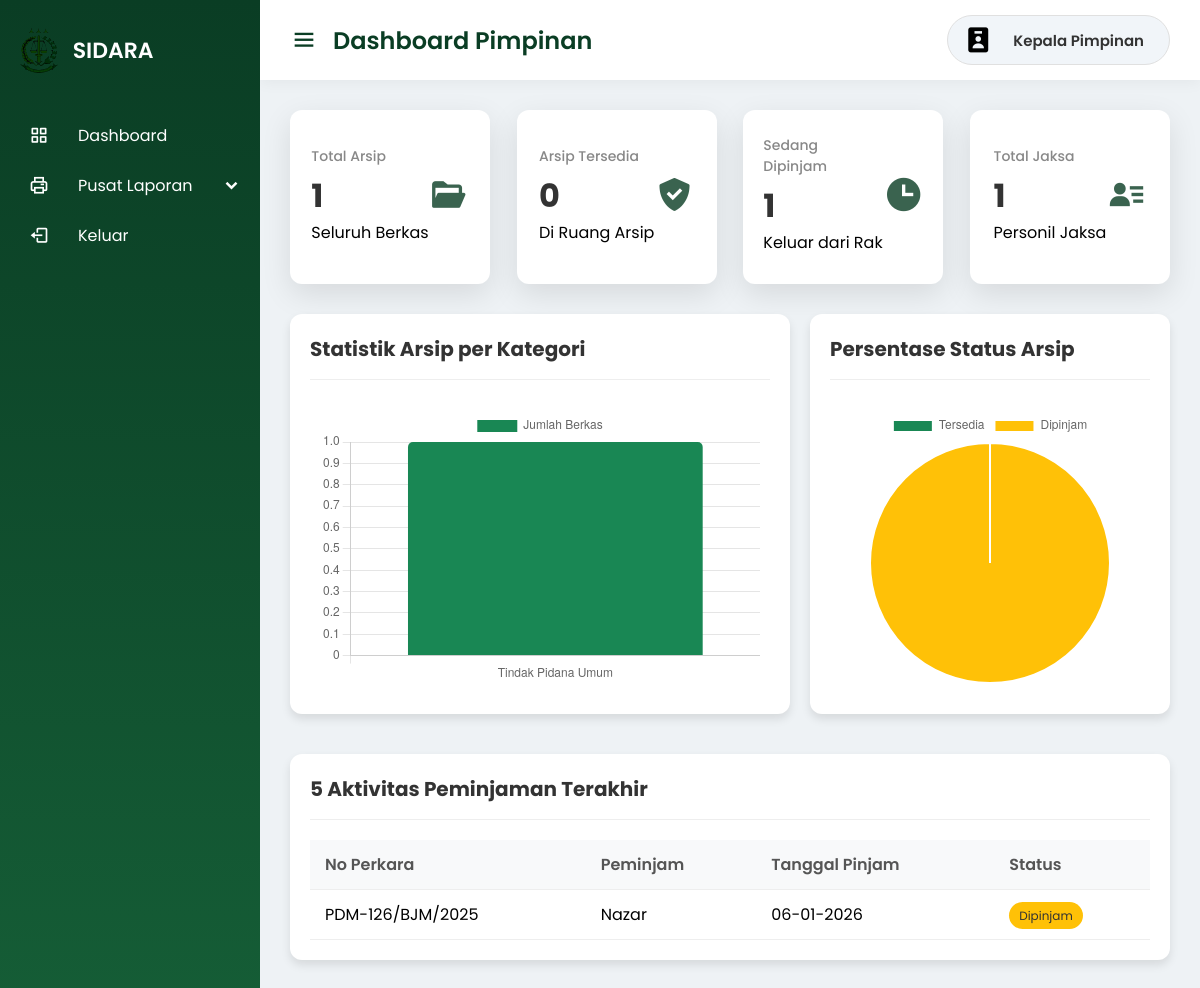
The app's page /SIDARA/pimpinan/dashboard.php (signed in), older data.
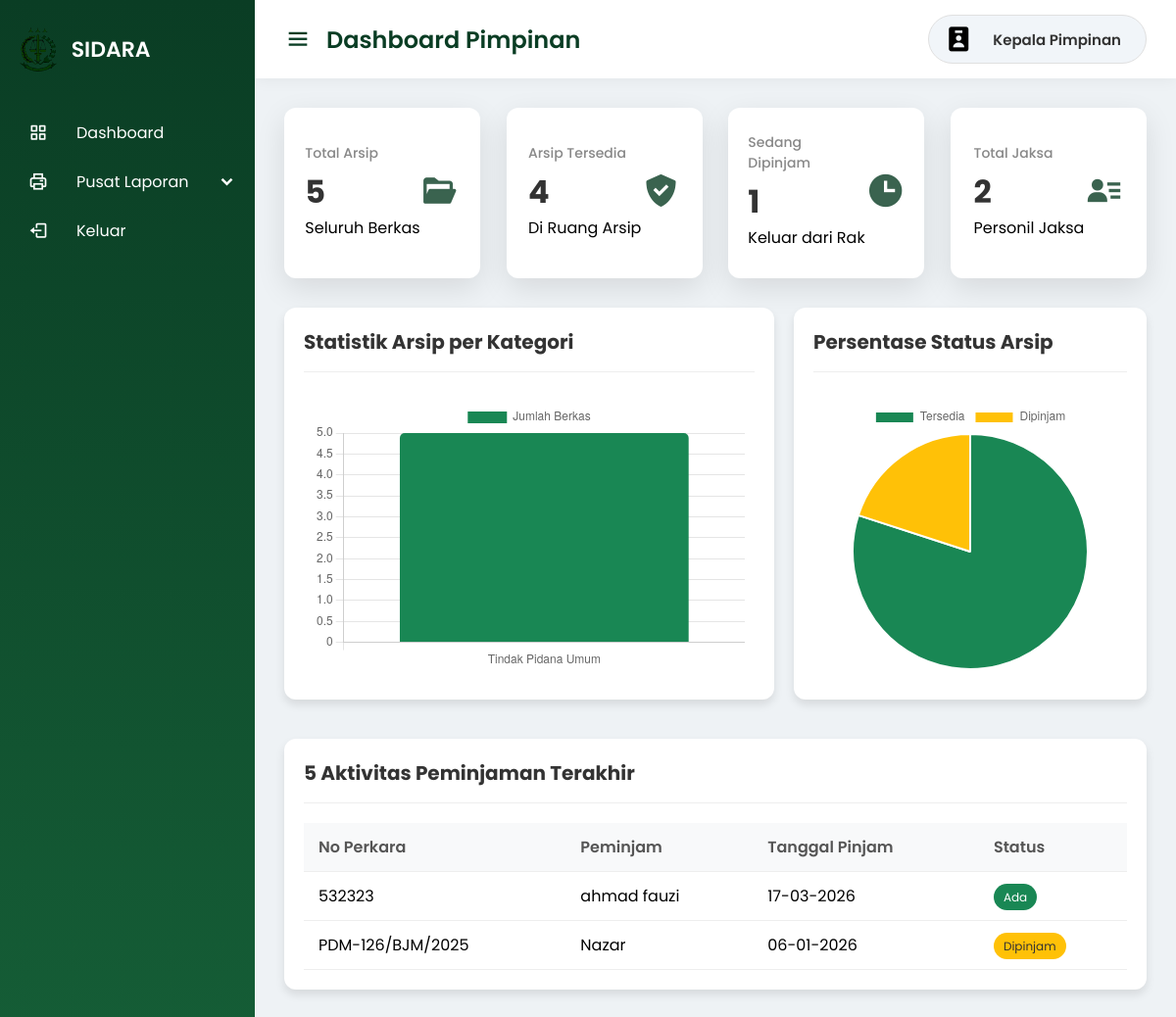
The same page, newer data.
### tables this page shows
CREATE TABLE `transaksi_peminjaman` (
  `id_transaksi` int NOT NULL,
  `id_pengguna` int DEFAULT NULL,
  `id_arsip` int DEFAULT NULL,
  `nama_peminjam` varchar(100) NOT NULL,
  `nip_peminjam` varchar(50) DEFAULT NULL,
  `divisi` varchar(100) DEFAULT NULL,
  `tanggal_pinjam` date NOT NULL,
  `batas_kembali` date DEFAULT NULL,
  `tanggal_kembali` date DEFAULT NULL,
  `keterangan` text,
  `sanksi` varchar(255) DEFAULT NULL,
  `status` enum('Menunggu','Dipinjam','Menunggu Kembali','Kembali') DEFAULT 'Menunggu'
);

CREATE TABLE `data_arsip` (
  `id_arsip` int NOT NULL,
  `no_perkara` varchar(100) NOT NULL,
  `nama_terdakwa` varchar(100) NOT NULL,
  `id_kategori` int DEFAULT NULL,
  `id_jaksa` int DEFAULT NULL,
  `id_lokasi` int DEFAULT NULL,
  `tanggal_masuk` date DEFAULT NULL,
  `status` enum('Ada','Dipinjam') DEFAULT 'Ada',
  `file_arsip` varchar(255) DEFAULT NULL
);

### SIDARA/pimpinan/dashboard.php (the view, shortened to what the changed rows need)
<?php
include '../config/koneksi.php';
$arsip = mysqli_fetch_assoc(mysqli_query($conn, "SELECT COUNT(*) as total FROM data_arsip"));
$dipinjam = mysqli_fetch_assoc(mysqli_query($conn, "SELECT COUNT(*) as total FROM data_arsip WHERE status='Dipinjam'"));
$tersedia = mysqli_fetch_assoc(mysqli_query($conn, "SELECT COUNT(*) as total FROM data_arsip WHERE status='Ada'"));
$jaksa = mysqli_fetch_assoc(mysqli_query($conn, "SELECT COUNT(*) as total FROM data_jaksa"));
$label_kategori = [];
$data_kategori = [];
$q_kat = mysqli_query($conn, "SELECT k.nama_kategori, COUNT(a.id_arsip) as jumlah
                              FROM data_arsip a
                              JOIN kategori_perkara k ON a.id_kategori = k.id_kategori
                              GROUP BY k.nama_kategori");
while ($row = mysqli_fetch_assoc($q_kat)) {
    $label_kategori[] = $row['nama_kategori'];
    $data_kategori[] = $row['jumlah'];
}
?>
<!DOCTYPE html>
<html lang="id">
<head>
    <link rel="stylesheet" href="/sidara/assets/style.css">
    <link href='https://unpkg.com/boxicons@2.0.7/css/boxicons.min.css' rel='stylesheet'>
</head>
<body>
    <section class="home-section">
        <div class="home-content">
            <div class="overview-boxes">
                <div class="box">
                    <div class="right-side">
                        <div class="box-topic">Total Arsip</div>
                        <div class="number"><?= number_format($arsip['total']); ?></div>
                        <div class="indicator">
                            <span class="text">Seluruh Berkas</span>
                        </div>
                    </div>
                </div>
                <div class="box">
                    <div class="right-side">
                        <div class="box-topic">Arsip Tersedia</div>
                        <div class="number"><?= number_format($tersedia['total']); ?></div>
                        <div class="indicator">
                            <span class="text">Di Ruang Arsip</span>
                        </div>
                    </div>
                </div>
                <div class="box">
                    <div class="right-side">
                        <div class="box-topic">Total Jaksa</div>
                        <div class="number"><?= number_format($jaksa['total']); ?></div>
                        <div class="indicator">
                            <span class="text">Personil Jaksa</span>
                        </div>
                    </div>
                </div>
            </div>
            <div class="charts-grid">
                <div class="card chart-card">
                    <div class="chart-container">
                        <canvas id="chartPimpinan"></canvas>
                    </div>
                </div>
                <div class="card chart-card">
                    <div class="chart-container">
                        <canvas id="chartPie"></canvas>
                    </div>
                </div>
            </div>
            <div class="card">
                <div class="table-responsive">
                    <table>
                        <thead>
                            <tr>
                                <th>No Perkara</th>
                                <th>Peminjam</th>
                                <th>Tanggal Pinjam</th>
                                <th>Status</th>
                            </tr>
                        </thead>
                        <tbody>
                            <?php
                            $log = mysqli_query($conn, "SELECT * FROM transaksi_peminjaman
                                JOIN data_arsip ON transaksi_peminjaman.id_arsip = data_arsip.id_arsip
                                ORDER BY id_transaksi DESC LIMIT 5");
                            while ($l = mysqli_fetch_assoc($log)) {
                            ?>
                                <tr>
                                    <td><?= $l['no_perkara']; ?></td>
                                    <td><?= $l['nama_peminjam']; ?></td>
                                    <td><?= date('d-m-Y', strtotime($l['tanggal_pinjam'])); ?></td>
                                    <td>
                                        <span class="badge <?= ($l['status'] == 'Dipinjam') ? 'badge-warning' : 'badge-success'; ?>">
                                            <?= $l['status']; ?>
                                        </span>
                                    </td>
                                </tr>
                            <?php } ?>
                        </tbody>
                    </table>
                </div>
            </div>
        </div>
    </section>
    <script>
        const ctx1 = document.getElementById('chartPimpinan').getContext('2d');
        new Chart(ctx1, {
            type: 'bar',
            data: {
                labels: <?= json_encode($label_kategori); ?>,
                datasets: [{
                    label: 'Jumlah Berkas',
                    data: <?= json_encode($data_kategori); ?>,
                    backgroundColor: '#198754',
                    borderRadius: 5
                }]
            },
            options: {
                responsive: true,
                maintainAspectRatio: false,
                scales: {
                    y: {
                        beginAtZero: true
                    }
                }
            }
        });
        const ctx2 = document.getElementById('chartPie').getContext('2d');
        new Chart(ctx2, {
            type: 'pie',
            data: {
                labels: ['Tersedia', 'Dipinjam'],
                datasets: [{
                    data: [<?= $tersedia['total']; ?>, <?= $dipinjam['total']; ?>],
                    backgroundColor: ['#198754', '#ffc107'],
                    hoverOffset: 4
                }]
            },
            options: {
                responsive: true,
                maintainAspectRatio: false
            }
        });
    </script>
</body>
</html>

Row changes from the older to the newer data that the page shows:
added transaksi_peminjaman: id_arsip.no_perkara "532323", nama_peminjam "ahmad fauzi", tanggal_pinjam "17-03-2026", id_arsip.status "Ada"
Text that changed along with them:
$arsip['total']: "1" → "5"
$tersedia['total']: "0" → "4"
$jaksa['total']: "1" → "2"
chart data {{ json_encode($data_kategori) }}: ["1"] → ["5"]
chart data {{ $tersedia['total'] }}: 0 → 4
